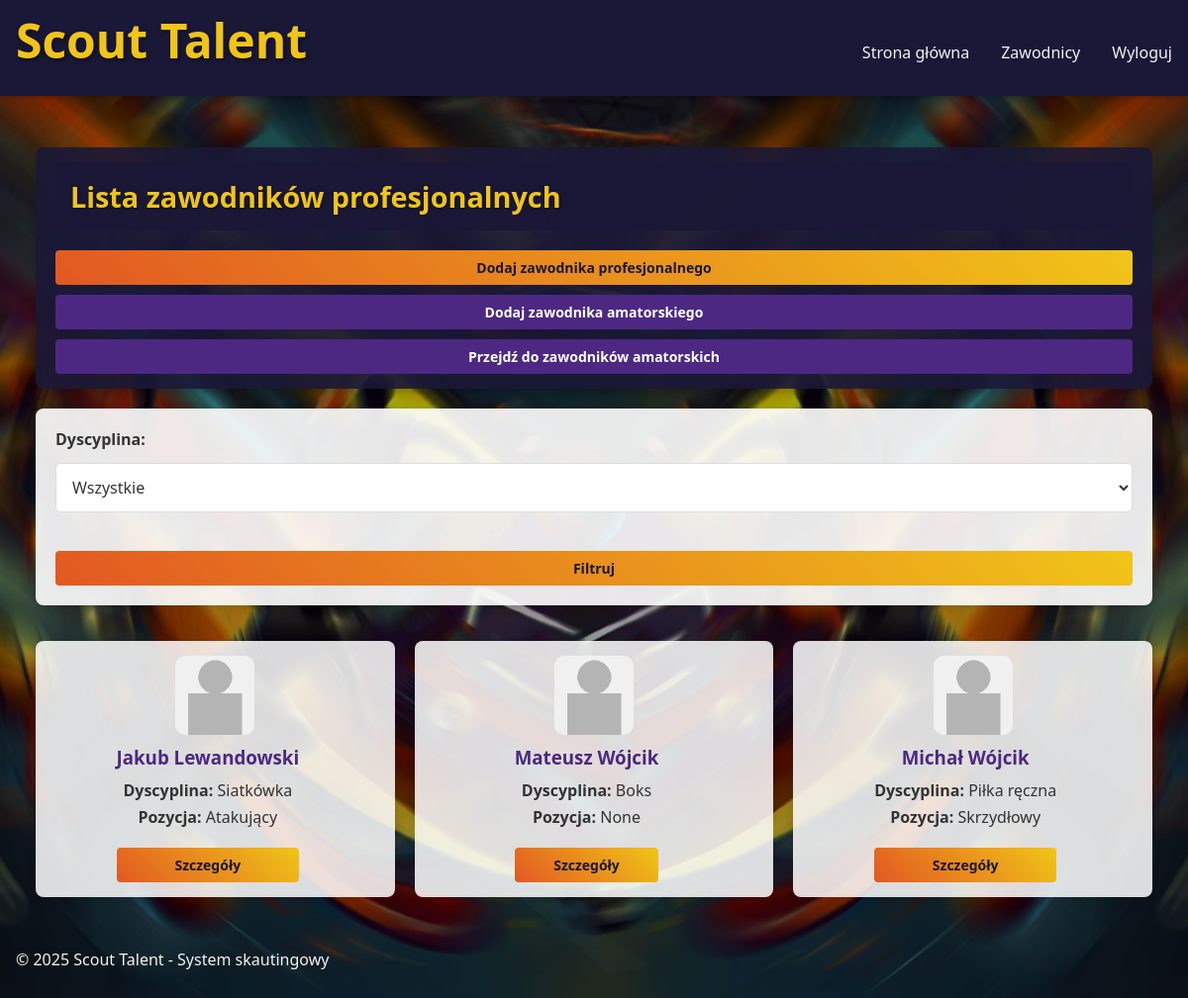
Screenshot of /players/list (signed in) with the database file from the repository.
### app/models.py (models this page shows)
class Player(db.Model):
    id = db.Column(db.Integer, primary_key=True)
    first_name = db.Column(db.String(64), nullable=False)
    last_name = db.Column(db.String(64), nullable=False)
    height = db.Column(db.Float)  # w cm
    weight = db.Column(db.Float)  # w kg
    birth_date = db.Column(db.Date)
    position = db.Column(db.String(64))
    photo = db.Column(db.String(255), nullable=True)  # Path to player photo
    is_amateur = db.Column(db.Boolean, default=False)  # True for amateur players, False for professional
    sport_id = db.Column(db.Integer, db.ForeignKey('sport.id'))
    scout_id = db.Column(db.Integer, db.ForeignKey('user.id'))
    physical_tests = db.relationship('PhysicalTest', backref='player', lazy='dynamic')
    match_stats = db.relationship('MatchStat', backref='player', lazy='dynamic')

class Sport(db.Model):
    id = db.Column(db.Integer, primary_key=True)
    name = db.Column(db.String(64), unique=True, nullable=False)
    description = db.Column(db.Text)
    players = db.relationship('Player', backref='sport', lazy='dynamic')

### app/routes/player_routes.py (the view, shortened to what this page needs)
@players.route('/list')
@login_required
def list():
    sport_id = request.args.get('sport', type=int)
    amateur = request.args.get('amateur', '0') == '1'
    sports = Sport.query.all()
    if current_user.role == 'admin':
        query = Player.query
    elif current_user.role == 'scout':
        query = Player.query.filter_by(scout_id=current_user.id)
    else:
        query = Player.query.filter_by(scout_id=current_user.id)
    if current_user.role != 'club_manager':  # Dla zarządu klubu już filtrowaliśmy powyżej
        query = query.filter_by(is_amateur=amateur)
    if sport_id:
        query = query.filter_by(sport_id=sport_id)
    players_list = query.all()
    return render_template('player/list.html', players=players_list, sports=sports, amateur=amateur)

### app/models.py (called while the page is built)
@login_manager.user_loader
def load_user(id):
    return User.query.get(int(id))

### app/templates/player/list.html (shortened to what this page needs)
{% extends 'base.html' %}
{% block content %}
<section class="players-list-container">
    <div class="page-header">
        <h1>
            {% if amateur %}
            Lista zawodników amatorskich
            {% else %}
            Lista zawodników profesjonalnych
            {% endif %}
        </h1>
        <div class="action-buttons">
            {% if current_user.role in ['scout', 'admin'] %}
                <a href="{{ url_for('players.add', amateur=0) }}" class="btn btn-primary">Dodaj zawodnika profesjonalnego</a>
            {% endif %}
            <a href="{{ url_for('players.add', amateur=1) }}" class="btn">Dodaj zawodnika amatorskiego</a>
            {% if amateur %}
                <a href="{{ url_for('players.professional_list') }}" class="btn">Przejdź do zawodników profesjonalnych</a>
            {% else %}
                <a href="{{ url_for('players.amateur_list') }}" class="btn">Przejdź do zawodników amatorskich</a>
            {% endif %}
        </div>
    </div>
    <div class="filters">
        <form method="GET" action="{{ url_for('players.list', amateur=amateur) }}" class="filter-form">
            <div class="form-group">
                <label for="sport">Dyscyplina:</label>
                <select name="sport" id="sport" class="form-control">
                    <option value="">Wszystkie</option>
                </select>
            </div>
            <button type="submit" class="btn btn-primary">Filtruj</button>
        </form>
    </div>
    {% if players %}
       <div class="player-grid">
            {% for player in players %}
                <div class="player-card">
                    <div class="player-photo">
                        <a href="{{ url_for('players.detail', player_id=player.id) }}">
                            {% if player.photo %}
                                <img src="{{ player.photo.replace('.', '_thumb.') }}" alt="Zdjęcie {{ player.first_name }}" class="player-img">
                            {% else %}
                                <img src="{{ url_for('static', filename='img/default_player.png') }}" alt="Zdjęcie {{ player.first_name }}" class="player-img">
                            {% endif %}
                        </a>
                    </div>
                    <div class="player-info">
                        <h3>{{ player.first_name }} {{ player.last_name }}</h3>
                        <p><strong>Dyscyplina:</strong> {{ player.sport.name }}</p>
                        <p><strong>Pozycja:</strong> {{ player.position }}</p>
                        <a href="{{ url_for('players.detail', player_id=player.id) }}" class="btn btn-primary">Szczegóły</a>
                    </div>
                </div>
            {% endfor %}
        </div>
    {% endif %}
</section>
{% endblock %}

### app/static/css/style.css (style rules this page uses)
:root { --primary-color: #4c2882; --secondary-color: #e25822; --accent-color: #f0c518; --background-color: #0a2a4a; --text-color: #f2f2f2; --dark-accent: #1a1837; --light-bg: #f5f7fa; --dark-text: #333333; --card-border: #4c2882; --card-bg: rgba(255, 255, 255, 0.9); --header-bg: rgba(26, 24, 55, 0.9); --header-text: #f0c518; --gradient-primary: linear-gradient(135deg, var(--primary-color), var(--dark-accent)); --gradient-secondary: linear-gradient(45deg, var(--secondary-color), var(--accent-color)); }
* { margin: 0; padding: 0; box-sizing: border-box; font-family: 'Segoe UI', Tahoma, Geneva, Verdana, sans-serif; }
body { background-image: url('../images/background.png'); background-size: cover; background-position: center; color: var(--text-color); min-height: 100vh; }
.form-group { margin-bottom: 1.5rem; }
.form-control { width: 100%; padding: 12px; border: none; border-radius: 5px; background: rgba(30, 30, 60, 0.8); color: var(--text-color); font-size: 1rem; margin-top: 0.5rem; }
.btn { width: 100%; padding: 12px; border: none; border-radius: 5px; cursor: pointer; font-size: 1rem; font-weight: bold; transition: all 0.3s ease; }
.btn-primary { background: var(--gradient-secondary); color: var(--dark-accent); }
.page-header { background-color: var(--header-bg); color: var(--header-text); padding: 15px 20px; margin-bottom: 20px; border-radius: 8px; box-shadow: 0 4px 8px rgba(0, 0, 0, 0.2); }
.page-header h1 { margin: 0; font-size: 1.8rem; text-shadow: 1px 1px 3px rgba(0, 0, 0, 0.5); }
.btn { display: inline-block; padding: 8px 16px; background-color: var(--primary-color); color: white; text-decoration: none; border-radius: 4px; font-size: 14px; transition: all 0.3s ease; border: none; cursor: pointer; text-align: center; }
.btn-primary { background: var(--gradient-secondary); color: var(--dark-accent); font-weight: bold; }
.players-list-container { max-width: 1200px; margin: 0 auto; padding: 20px; }
.players-list-container h1 { color: var(--header-text); margin-bottom: 20px; background-color: var(--header-bg); padding: 15px; border-radius: 8px; text-shadow: 1px 1px 3px rgba(0, 0, 0, 0.5); }
.filters { background-color: rgba(255, 255, 255, 0.9); padding: 20px; border-radius: 8px; margin-bottom: 20px; box-shadow: 0 2px 8px rgba(0, 0, 0, 0.1); }
.filter-form { display: flex; flex-wrap: wrap; gap: 15px; }
.filter-form .form-group { flex: 1; min-width: 200px; }
.filter-form label { display: block; margin-bottom: 5px; color: var(--dark-text); font-weight: bold; }
.filter-form .form-control { background-color: white; border: 1px solid #ddd; color: var(--dark-text); }
.player-grid { display: grid; grid-template-columns: repeat(3, minmax(200px, 1fr)); gap: 20px; }
.player-card { display: flex; align-items: center; justify-content: space-between; background: rgba(26, 24, 55, 0.9); border-radius: 10px; padding: 15px; box-shadow: 0 2px 5px rgba(0, 0, 0, 0.1); margin-top: 1rem; color: white; width: 100%; }
.player-info { flex: 1; padding-right: 15px; }
.player-photo { width: 80px; height: 80px; background: #ddd; display: flex; align-items: center; justify-content: center; border-radius: 10px; overflow: hidden; }
.player-img { width: 100%; height: auto; object-fit: cover; }

### app/templates/player/list.html (style rules this page uses)
.action-buttons { display: flex; gap: 10px; flex-wrap: wrap; margin-top: 15px; }
.player-grid { display: grid; grid-template-columns: repeat(auto-fill, minmax(300px, 1fr)); gap: 20px; margin-top: 20px; }
.player-card { background-color: rgba(255, 255, 255, 0.85); border-radius: 8px; box-shadow: 0 2px 8px rgba(0, 0, 0, 0.1); padding: 15px; display: flex; flex-direction: column; transition: transform 0.2s, box-shadow 0.2s; }
.player-photo { text-align: center; margin-bottom: 10px; }
.player-img { width: 140px; height: 140px; object-fit: cover; border-radius: 50%; border: 3px solid var(--primary-color); }
.player-info { text-align: center; }
.player-info h3 { color: var(--primary-color); margin-bottom: 10px; }
.player-info p { margin: 5px 0; color: var(--dark-text); }
.player-info .btn { margin-top: 15px; }

### rows the page displays
Player: first_name "Jakub", last_name "Lewandowski", sport.name "Siatkówka", position "Atakujący"
Player: first_name "Mateusz", last_name "Wójcik", sport.name "Boks", position "None"
Player: first_name "Michał", last_name "Wójcik", sport.name "Piłka ręczna", position "Skrzydłowy"
